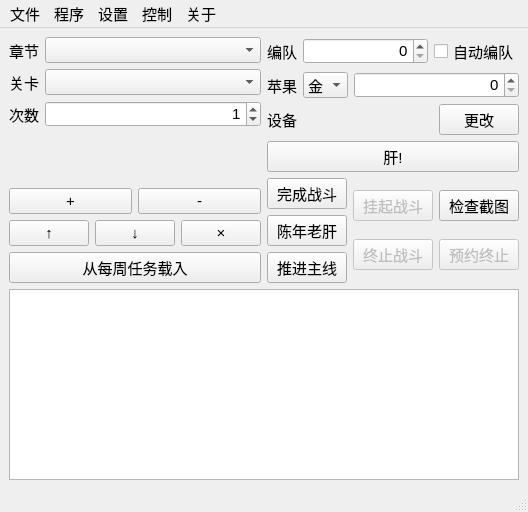
<?xml version="1.0" encoding="UTF-8"?>
<ui version="4.0" connectslotsbyname="false">
 <author>hgjazhgj</author>
 <class>fgoMainWindow</class>
 <widget class="QMainWindow" name="fgoMainWindow">
  <property name="focusPolicy">
   <enum>Qt::StrongFocus</enum>
  </property>
  <property name="windowTitle">
   <string>FGO-py - hgjazhgj</string>
  </property>
  <property name="styleSheet">
   <string notr="true">QWidget{font-family:&quot;Microsoft YaHei UI Light&quot;;font-size:15px}</string>
  </property>
  <widget class="QWidget" name="widget">
   <layout class="QVBoxLayout" name="verticalLayout">
    <item>
     <layout class="QHBoxLayout" name="LAYOUT_MAIN">
      <item>
       <layout class="QVBoxLayout" name="LAYOUT_QUEST">
        <item>
         <layout class="QFormLayout" name="LAYOUT_QUESTSELECT">
          <property name="labelAlignment">
           <set>Qt::AlignRight|Qt::AlignTrailing|Qt::AlignVCenter</set>
          </property>
          <item row="0" column="1">
           <widget class="QComboBox" name="CBB_CHAPTER"/>
          </item>
          <item row="0" column="0">
           <widget class="QLabel" name="LBL_CHAPTER">
            <property name="text">
             <string>章节</string>
            </property>
           </widget>
          </item>
          <item row="1" column="0">
           <widget class="QLabel" name="LBL_QUEST">
            <property name="text">
             <string>关卡</string>
            </property>
           </widget>
          </item>
          <item row="1" column="1">
           <widget class="QComboBox" name="CBB_QUEST"/>
          </item>
          <item row="2" column="0">
           <widget class="QLabel" name="LBL_TIMES">
            <property name="text">
             <string>次数</string>
            </property>
           </widget>
          </item>
          <item row="2" column="1">
           <widget class="QSpinBox" name="TXT_TIMES">
            <property name="contextMenuPolicy">
             <enum>Qt::NoContextMenu</enum>
            </property>
            <property name="statusTip">
             <string>加入关卡队列后生效,0为不限制次数</string>
            </property>
            <property name="alignment">
             <set>Qt::AlignRight|Qt::AlignTrailing|Qt::AlignVCenter</set>
            </property>
            <property name="maximum">
             <number>114514</number>
            </property>
            <property name="value">
             <number>1</number>
            </property>
           </widget>
          </item>
         </layout>
        </item>
        <item>
         <layout class="QHBoxLayout" name="LAYOUT_QUESTADD">
          <item>
           <widget class="QPushButton" name="BTN_QUESTADD">
            <property name="statusTip">
             <string>新增</string>
            </property>
            <property name="text">
             <string>+</string>
            </property>
           </widget>
          </item>
          <item>
           <widget class="QPushButton" name="BTN_QUESTREMOVE">
            <property name="statusTip">
             <string>删除</string>
            </property>
            <property name="text">
             <string>-</string>
            </property>
           </widget>
          </item>
         </layout>
        </item>
        <item>
         <layout class="QHBoxLayout" name="LAYOUT_QUESTMOVE">
          <item>
           <widget class="QPushButton" name="BTN_QUESTUP">
            <property name="statusTip">
             <string>上移</string>
            </property>
            <property name="text">
             <string>↑</string>
            </property>
           </widget>
          </item>
          <item>
           <widget class="QPushButton" name="BTN_QUESTDOWN">
            <property name="statusTip">
             <string>下移</string>
            </property>
            <property name="text">
             <string>↓</string>
            </property>
           </widget>
          </item>
          <item>
           <widget class="QPushButton" name="BTN_QUESTCLEAR">
            <property name="statusTip">
             <string>清空</string>
            </property>
            <property name="text">
             <string>×</string>
            </property>
           </widget>
          </item>
         </layout>
        </item>
        <item>
         <widget class="QPushButton" name="BTN_QUESTLOAD">
          <property name="sizePolicy">
           <sizepolicy hsizetype="Expanding" vsizetype="Fixed">
            <horstretch>0</horstretch>
            <verstretch>0</verstretch>
           </sizepolicy>
          </property>
          <property name="text">
           <string>从每周任务载入</string>
          </property>
         </widget>
        </item>
       </layout>
      </item>
      <item>
       <layout class="QVBoxLayout" name="LAYOUT_LAUNCH">
        <item>
         <layout class="QFormLayout" name="LAYOUT_INFO">
          <property name="labelAlignment">
           <set>Qt::AlignRight|Qt::AlignTrailing|Qt::AlignVCenter</set>
          </property>
          <item row="0" column="0">
           <widget class="QLabel" name="LBL_TEAM">
            <property name="text">
             <string>编队</string>
            </property>
           </widget>
          </item>
          <item row="0" column="1">
           <layout class="QHBoxLayout" name="LAYOUT_INFO_TEAM">
            <item>
             <widget class="QSpinBox" name="TXT_TEAM">
              <property name="sizePolicy">
               <sizepolicy hsizetype="Expanding" vsizetype="Fixed">
                <horstretch>0</horstretch>
                <verstretch>0</verstretch>
               </sizepolicy>
              </property>
              <property name="contextMenuPolicy">
               <enum>Qt::NoContextMenu</enum>
              </property>
              <property name="statusTip">
               <string>所选编队在队伍编成界面的位置,从左到右1-10,0为不切换编队</string>
              </property>
              <property name="alignment">
               <set>Qt::AlignRight|Qt::AlignTrailing|Qt::AlignVCenter</set>
              </property>
              <property name="maximum">
               <number>15</number>
              </property>
             </widget>
            </item>
            <item>
             <widget class="QCheckBox" name="CKB_TEAM">
              <property name="text">
              <string>自动编队</string>
             </property>
            </widget>
            </item>
           </layout>
          </item>
          <item row="1" column="0">
           <widget class="QLabel" name="LBL_APPLE">
            <property name="maximumSize">
             <size>
              <width>16777215</width>
              <height>28</height>
             </size>
            </property>
            <property name="text">
             <string>苹果</string>
            </property>
           </widget>
          </item>
          <item row="1" column="1">
           <layout class="QHBoxLayout" name="LAYOUT_INFO_APPLE">
            <item>
             <widget class="QComboBox" name="CBB_APPLE">
              <property name="statusTip">
               <string>要吃的苹果种类</string>
              </property>
              <property name="currentIndex">
               <number>0</number>
              </property>
              <item>
               <property name="text">
                <string>金</string>
               </property>
              </item>
              <item>
               <property name="text">
                <string>银</string>
               </property>
              </item>
              <item>
               <property name="text">
                <string>青</string>
               </property>
              </item>
              <item>
               <property name="text">
                <string>铜</string>
               </property>
              </item>
              <item>
               <property name="text">
                <string>彩</string>
               </property>
              </item>
             </widget>
            </item>
            <item>
             <widget class="QSpinBox" name="TXT_APPLE">
              <property name="sizePolicy">
               <sizepolicy hsizetype="Expanding" vsizetype="Fixed">
                <horstretch>0</horstretch>
                <verstretch>0</verstretch>
               </sizepolicy>
              </property>
              <property name="contextMenuPolicy">
               <enum>Qt::NoContextMenu</enum>
              </property>
              <property name="statusTip">
               <string>要吃的苹果数量</string>
              </property>
              <property name="alignment">
               <set>Qt::AlignRight|Qt::AlignTrailing|Qt::AlignVCenter</set>
              </property>
              <property name="maximum">
               <number>114514</number>
              </property>
             </widget>
            </item>
           </layout>
          </item>
          <item row="2" column="0">
           <widget class="QLabel" name="LBL_CURRENTDEVICE">
            <property name="text">
             <string>设备</string>
            </property>
           </widget>
          </item>
          <item row="2" column="1">
           <layout class="QHBoxLayout" name="LAYOUT_DEVICE">
            <item>
             <widget class="QLabel" name="LBL_DEVICE">
              <property name="sizePolicy">
               <sizepolicy hsizetype="Expanding" vsizetype="Preferred">
                <horstretch>0</horstretch>
                <verstretch>0</verstretch>
               </sizepolicy>
              </property>
             </widget>
            </item>
            <item>
             <widget class="QPushButton" name="BTN_CONNECT">
              <property name="cursor">
               <cursorShape>PointingHandCursor</cursorShape>
              </property>
              <property name="statusTip">
               <string>连接到设备</string>
              </property>
              <property name="text">
               <string>更改</string>
              </property>
             </widget>
            </item>
           </layout>
          </item>
         </layout>
        </item>
        <item>
         <widget class="QPushButton" name="BTN_MAIN">
          <property name="cursor">
           <cursorShape>PointingHandCursor</cursorShape>
          </property>
          <property name="statusTip">
           <string>在关卡列表界面将要刷的关卡置于第一个来清空体力,或是依次执行关卡队列中的关卡</string>
          </property>
          <property name="text">
           <string>肝!</string>
          </property>
         </widget>
        </item>
        <item>
         <layout class="QHBoxLayout" name="LAYOUT_FUNC">
          <item>
           <layout class="QVBoxLayout" name="LAYOUT_FUNCBATTLE">
            <item>
             <widget class="QPushButton" name="BTN_BATTLE">
              <property name="statusTip">
               <string>完成当前战斗</string>
              </property>
              <property name="text">
               <string>完成战斗</string>
              </property>
             </widget>
            </item>
            <item>
             <widget class="QPushButton" name="BTN_CLASSIC">
              <property name="statusTip">
               <string>基于经典战斗的清空体力</string>
              </property>
              <property name="text">
               <string>陈年老肝</string>
              </property>
             </widget>
            </item>
            <item>
             <widget class="QPushButton" name="BTN_NEXT">
              <property name="statusTip">
               <string>从地图中的“下一个”连续推进国服主线</string>
              </property>
              <property name="text">
               <string>推进主线</string>
              </property>
             </widget>
            </item>
           </layout>
          </item>
          <item>
           <layout class="QVBoxLayout" name="LAYOUT_FUNCCONTROL">
            <item>
             <widget class="QPushButton" name="BTN_PAUSE">
              <property name="enabled">
               <bool>false</bool>
              </property>
              <property name="statusTip">
               <string>暂停/继续战斗</string>
              </property>
              <property name="text">
               <string>挂起战斗</string>
              </property>
              <property name="checkable">
               <bool>true</bool>
              </property>
             </widget>
            </item>
            <item>
             <widget class="QPushButton" name="BTN_STOP">
              <property name="enabled">
               <bool>false</bool>
              </property>
              <property name="statusTip">
               <string>立刻终止战斗</string>
              </property>
              <property name="text">
               <string>终止战斗</string>
              </property>
             </widget>
            </item>
           </layout>
          </item>
          <item>
           <layout class="QVBoxLayout" name="LAYOUT_FUNCAPPOINT">
            <item>
             <widget class="QPushButton" name="BTN_SCREENSHOT">
              <property name="statusTip">
               <string>检查截图确定连接建立</string>
              </property>
              <property name="text">
               <string>检查截图</string>
              </property>
             </widget>
            </item>
            <item>
             <widget class="QPushButton" name="BTN_STOPLATER">
              <property name="enabled">
               <bool>false</bool>
              </property>
              <property name="statusTip">
               <string>在完成若干场战斗后终止战斗</string>
              </property>
              <property name="text">
               <string>预约终止</string>
              </property>
              <property name="checkable">
               <bool>true</bool>
              </property>
             </widget>
            </item>
           </layout>
          </item>
         </layout>
        </item>
       </layout>
      </item>
     </layout>
    </item>
    <item>
     <widget class="QListWidget" name="LST_QUEST">
      <property name="statusTip">
       <string>关卡队列</string>
      </property>
     </widget>
    </item>
   </layout>
  </widget>
  <widget class="QMenuBar" name="MENU">
   <widget class="QMenu" name="MENU_ABOUT">
    <property name="title">
     <string>关于</string>
    </property>
    <addaction name="MENU_ABOUT_ABOUT"/>
    <addaction name="MENU_ABOUT_LICENSE"/>
   </widget>
   <widget class="QMenu" name="MENU_FILE">
    <property name="title">
     <string>文件</string>
    </property>
    <addaction name="MENU_FILE_EXPLORER"/>
   </widget>
   <widget class="QMenu" name="MENU_SCRIPT">
    <property name="title">
     <string>程序</string>
    </property>
    <addaction name="MENU_SCRIPT_FPSUMMON"/>
    <addaction name="MENU_SCRIPT_LOTTERY"/>
    <addaction name="MENU_SCRIPT_MAILFILTER"/>
    <addaction name="MENU_SCRIPT_SYNTHESIS"/>
    <addaction name="MENU_SCRIPT_SUMMONHISTORY"/>
    <addaction name="MENU_SCRIPT_EXPBALL"/>
   </widget>
   <widget class="QMenu" name="MENU_CONTROL">
    <property name="title">
     <string>控制</string>
    </property>
    <widget class="QMenu" name="MENU_CONTROL_169">
     <property name="title">
      <string>全面屏适配</string>
     </property>
     <addaction name="MENU_CONTROL_169_INVOKE"/>
     <addaction name="MENU_CONTROL_169_REVOKE"/>
    </widget>
    <addaction name="MENU_CONTROL_STAYONTOP"/>
    <addaction name="MENU_CONTROL_TRAY"/>
    <addaction name="separator"/>
    <addaction name="MENU_CONTROL_MAPKEY"/>
    <addaction name="MENU_CONTROL_169"/>
    <addaction name="MENU_CONTROL_NOTIFY"/>
    <addaction name="separator"/>
    <addaction name="MENU_CONTROL_BENCH"/>
    <addaction name="MENU_CONTROL_EXEC"/>
   </widget>
   <widget class="QMenu" name="MENU_SETTINGS">
    <property name="title">
     <string>设置</string>
    </property>
    <addaction name="MENU_SETTINGS_DEFEATED"/>
    <addaction name="MENU_SETTINGS_KIZUNAREISOU"/>
    <addaction name="MENU_SETTINGS_SPECIALDROP"/>
    <addaction name="MENU_SETTINGS_STORYSKIP"/>
    <addaction name="MENU_SETTINGS_FRIENDALLTAB"/>
   </widget>
   <addaction name="MENU_FILE"/>
   <addaction name="MENU_SCRIPT"/>
   <addaction name="MENU_SETTINGS"/>
   <addaction name="MENU_CONTROL"/>
   <addaction name="MENU_ABOUT"/>
  </widget>
  <widget class="QStatusBar" name="STATUS"/>
  <action name="MENU_ABOUT_ABOUT">
   <property name="text">
    <string>关于FGO-py</string>
   </property>
  </action>
  <action name="MENU_FILE_EXPLORER">
   <property name="text">
    <string>资源管理器</string>
   </property>
  </action>
  <action name="MENU_CONTROL_STAYONTOP">
   <property name="checkable">
    <bool>true</bool>
   </property>
   <property name="text">
    <string>窗口置顶</string>
   </property>
  </action>
  <action name="MENU_SCRIPT_FPSUMMON">
   <property name="text">
    <string>抽友情</string>
   </property>
   <property name="statusTip">
    <string>先抽一发友情十连,在结算界面运行本功能</string>
   </property>
  </action>
  <action name="MENU_SCRIPT_SYNTHESIS">
   <property name="text">
    <string>强化</string>
   </property>
   <property name="statusTip">
    <string>在选择了强化对象未选择强化材料的界面运行本功能</string>
   </property>
  </action>
  <action name="MENU_SCRIPT_SUMMONHISTORY">
   <property name="text">
    <string>召唤记录</string>
   </property>
   <property name="statusTip">
    <string>统计导出召唤记录,在抽卡记录页面运行</string>
   </property>
  </action>
  <action name="MENU_SCRIPT_EXPBALL">
   <property name="text">
    <string>搓丸子</string>
   </property>
   <property name="statusTip">
    <string>把若干张低星礼装合并成一个</string>
   </property>
  </action>
  <action name="MENU_CONTROL_MAPKEY">
   <property name="checkable">
    <bool>true</bool>
   </property>
   <property name="text">
    <string>加载按键映射</string>
   </property>
  </action>
  <action name="MENU_SCRIPT_LOTTERY">
   <property name="text">
    <string>抽奖池</string>
   </property>
  </action>
  <action name="MENU_SCRIPT_MAILFILTER">
   <property name="text">
    <string>清理邮箱</string>
   </property>
  </action>
  <action name="MENU_CONTROL_BENCH">
   <property name="text">
    <string>Bench</string>
   </property>
  </action>
  <action name="MENU_CONTROL_EXEC">
   <property name="text">
    <string>Execute</string>
   </property>
  </action>
  <action name="MENU_SETTINGS_DEFEATED">
   <property name="checkable">
    <bool>true</bool>
   </property>
   <property name="text">
    <string>战败撤退时终止战斗</string>
   </property>
  </action>
  <action name="MENU_SETTINGS_KIZUNAREISOU">
   <property name="checkable">
    <bool>true</bool>
   </property>
   <property name="text">
    <string>获得羁绊礼装时终止战斗</string>
   </property>
  </action>
  <action name="MENU_SETTINGS_SPECIALDROP">
    <property name="checkable">
     <bool>true</bool>
    </property>
   <property name="text">
    <string>若干特殊掉落后终止战斗</string>
   </property>
  </action>
  <action name="MENU_SETTINGS_STORYSKIP">
   <property name="checkable">
    <bool>true</bool>
   </property>
   <property name="text">
    <string>自动跳过剧情</string>
   </property>
  </action>
  <action name="MENU_SETTINGS_FRIENDALLTAB">
   <property name="checkable">
    <bool>true</bool>
   </property>
   <property name="text">
    <string>助战选择前切换到“合”</string>
   </property>
  </action>
  <action name="MENU_ABOUT_LICENSE">
   <property name="text">
    <string>使用许可</string>
   </property>
  </action>
  <action name="MENU_FILE_QUIT">
   <property name="text">
    <string>退出</string>
   </property>
  </action>
  <action name="MENU_CONTROL_TRAY">
   <property name="checkable">
    <bool>true</bool>
   </property>
   <property name="text">
    <string>关闭到托盘</string>
   </property>
  </action>
  <action name="MENU_CONTROL_169_INVOKE">
   <property name="text">
    <string>调整为16:9</string>
   </property>
  </action>
  <action name="MENU_CONTROL_169_REVOKE">
   <property name="text">
    <string>恢复原分辨率</string>
   </property>
  </action>
  <action name="MENU_CONTROL_NOTIFY">
   <property name="checkable">
    <bool>true</bool>
   </property>
   <property name="text">
    <string>消息推送</string>
   </property>
  </action>
 </widget>
 <tabstops>
  <tabstop>CBB_CHAPTER</tabstop>
  <tabstop>CBB_QUEST</tabstop>
  <tabstop>TXT_TIMES</tabstop>
  <tabstop>BTN_QUESTADD</tabstop>
  <tabstop>BTN_QUESTREMOVE</tabstop>
  <tabstop>BTN_QUESTUP</tabstop>
  <tabstop>BTN_QUESTDOWN</tabstop>
  <tabstop>BTN_QUESTCLEAR</tabstop>
  <tabstop>TXT_TEAM</tabstop>
  <tabstop>CKB_TEAM</tabstop>
  <tabstop>CBB_APPLE</tabstop>
  <tabstop>TXT_APPLE</tabstop>
  <tabstop>BTN_CONNECT</tabstop>
  <tabstop>BTN_QUESTLOAD</tabstop>
  <tabstop>BTN_MAIN</tabstop>
  <tabstop>BTN_BATTLE</tabstop>
  <tabstop>BTN_CLASSIC</tabstop>
  <tabstop>BTN_NEXT</tabstop>
  <tabstop>BTN_PAUSE</tabstop>
  <tabstop>BTN_STOP</tabstop>
  <tabstop>BTN_SCREENSHOT</tabstop>
  <tabstop>BTN_STOPLATER</tabstop>
 </tabstops>
 <resources/>
 <connections>
  <connection>
   <sender>BTN_NEXT</sender>
   <signal>clicked()</signal>
   <receiver>fgoMainWindow</receiver>
   <slot>runNext()</slot>
  </connection>
  <connection>
   <sender>BTN_CLASSIC</sender>
   <signal>clicked()</signal>
   <receiver>fgoMainWindow</receiver>
   <slot>runClassic()</slot>
  </connection>
  <connection>
   <sender>BTN_MAIN</sender>
   <signal>clicked()</signal>
   <receiver>fgoMainWindow</receiver>
   <slot>runMain()</slot>
  </connection>
  <connection>
   <sender>BTN_SCREENSHOT</sender>
   <signal>clicked()</signal>
   <receiver>fgoMainWindow</receiver>
   <slot>screenshot()</slot>
  </connection>
  <connection>
   <sender>BTN_PAUSE</sender>
   <signal>clicked(bool)</signal>
   <receiver>fgoMainWindow</receiver>
   <slot>pause(bool)</slot>
  </connection>
  <connection>
   <sender>BTN_STOP</sender>
   <signal>clicked()</signal>
   <receiver>fgoMainWindow</receiver>
   <slot>stop()</slot>
  </connection>
  <connection>
   <sender>BTN_CONNECT</sender>
   <signal>clicked()</signal>
   <receiver>fgoMainWindow</receiver>
   <slot>connectDevice()</slot>
  </connection>
  <connection>
   <sender>MENU_FILE_EXPLORER</sender>
   <signal>triggered()</signal>
   <receiver>fgoMainWindow</receiver>
   <slot>explorerHere()</slot>
  </connection>
  <connection>
   <sender>MENU_ABOUT_ABOUT</sender>
   <signal>triggered()</signal>
   <receiver>fgoMainWindow</receiver>
   <slot>about()</slot>
  </connection>
  <connection>
   <sender>MENU_SCRIPT_FPSUMMON</sender>
   <signal>triggered()</signal>
   <receiver>fgoMainWindow</receiver>
   <slot>runFpSummon()</slot>
  </connection>
  <connection>
   <sender>MENU_SCRIPT_SYNTHESIS</sender>
   <signal>triggered()</signal>
   <receiver>fgoMainWindow</receiver>
   <slot>runSynthesis()</slot>
  </connection>
  <connection>
   <sender>MENU_SCRIPT_SUMMONHISTORY</sender>
   <signal>triggered()</signal>
   <receiver>fgoMainWindow</receiver>
   <slot>runSummonHistory()</slot>
  </connection>
  <connection>
   <sender>MENU_SCRIPT_EXPBALL</sender>
   <signal>triggered()</signal>
   <receiver>fgoMainWindow</receiver>
   <slot>expBall()</slot>
  </connection>
  <connection>
   <sender>MENU_CONTROL_MAPKEY</sender>
   <signal>triggered(bool)</signal>
   <receiver>fgoMainWindow</receiver>
   <slot>mapKey(bool)</slot>
  </connection>
  <connection>
   <sender>BTN_STOPLATER</sender>
   <signal>clicked(bool)</signal>
   <receiver>fgoMainWindow</receiver>
   <slot>stopLater(bool)</slot>
  </connection>
  <connection>
   <sender>MENU_SCRIPT_LOTTERY</sender>
   <signal>triggered()</signal>
   <receiver>fgoMainWindow</receiver>
   <slot>runLottery()</slot>
  </connection>
  <connection>
   <sender>MENU_SCRIPT_MAILFILTER</sender>
   <signal>triggered()</signal>
   <receiver>fgoMainWindow</receiver>
   <slot>runMail()</slot>
  </connection>
  <connection>
   <sender>MENU_CONTROL_BENCH</sender>
   <signal>triggered()</signal>
   <receiver>fgoMainWindow</receiver>
   <slot>bench()</slot>
  </connection>
  <connection>
   <sender>MENU_CONTROL_EXEC</sender>
   <signal>triggered()</signal>
   <receiver>fgoMainWindow</receiver>
   <slot>exec()</slot>
  </connection>
  <connection>
   <sender>MENU_SETTINGS_SPECIALDROP</sender>
   <signal>triggered()</signal>
   <receiver>fgoMainWindow</receiver>
   <slot>stopOnSpecialDrop()</slot>
  </connection>
  <connection>
   <sender>MENU_ABOUT_LICENSE</sender>
   <signal>triggered()</signal>
   <receiver>fgoMainWindow</receiver>
   <slot>license()</slot>
  </connection>
  <connection>
   <sender>MENU_CONTROL_169_INVOKE</sender>
   <signal>triggered()</signal>
   <receiver>fgoMainWindow</receiver>
   <slot>invoke169()</slot>
  </connection>
  <connection>
   <sender>MENU_CONTROL_169_REVOKE</sender>
   <signal>triggered()</signal>
   <receiver>fgoMainWindow</receiver>
   <slot>revoke169()</slot>
  </connection>
  <connection>
   <sender>BTN_BATTLE</sender>
   <signal>clicked()</signal>
   <receiver>fgoMainWindow</receiver>
   <slot>runBattle()</slot>
  </connection>
  <connection>
   <sender>BTN_QUESTADD</sender>
   <signal>clicked()</signal>
   <receiver>fgoMainWindow</receiver>
   <slot>questAdd()</slot>
  </connection>
  <connection>
   <sender>BTN_QUESTCLEAR</sender>
   <signal>clicked()</signal>
   <receiver>fgoMainWindow</receiver>
   <slot>questClear()</slot>
  </connection>
  <connection>
   <sender>BTN_QUESTLOAD</sender>
   <signal>clicked()</signal>
   <receiver>fgoMainWindow</receiver>
   <slot>questLoad()</slot>
  </connection>
  <connection>
   <sender>BTN_QUESTREMOVE</sender>
   <signal>clicked()</signal>
   <receiver>fgoMainWindow</receiver>
   <slot>questRemove()</slot>
  </connection>
  <connection>
   <sender>CBB_CHAPTER</sender>
   <signal>currentIndexChanged(int)</signal>
   <receiver>fgoMainWindow</receiver>
   <slot>questQuery(int)</slot>
  </connection>
  <connection>
   <sender>BTN_QUESTUP</sender>
   <signal>clicked()</signal>
   <receiver>fgoMainWindow</receiver>
   <slot>questUp()</slot>
  </connection>
  <connection>
   <sender>BTN_QUESTDOWN</sender>
   <signal>clicked()</signal>
   <receiver>fgoMainWindow</receiver>
   <slot>questDown()</slot>
  </connection>
 </connections>
 <slots>
  <slot>about()</slot>
  <slot>bench()</slot>
  <slot>connectDevice()</slot>
  <slot>exec()</slot>
  <slot>expBall()</slot>
  <slot>explorerHere()</slot>
  <slot>invoke169()</slot>
  <slot>license()</slot>
  <slot>mapKey(bool)</slot>
  <slot>pause(bool)</slot>
  <slot>revoke169()</slot>
  <slot>runBattle()</slot>
  <slot>runClassic()</slot>
  <slot>runFpSummon()</slot>
  <slot>runLottery()</slot>
  <slot>runMail()</slot>
  <slot>runMain()</slot>
  <slot>runNext()</slot>
  <slot>runSummonHistory()</slot>
  <slot>runSynthesis()</slot>
  <slot>screenshot()</slot>
  <slot>stop()</slot>
  <slot>stopLater(bool)</slot>
  <slot>stopOnSpecialDrop(bool)</slot>
  <slot>questQuery(int)</slot>
  <slot>questAdd()</slot>
  <slot>questRemove()</slot>
  <slot>questClear()</slot>
  <slot>questLoad()</slot>
  <slot>questUp()</slot>
  <slot>questDown()</slot>
 </slots>
</ui>
